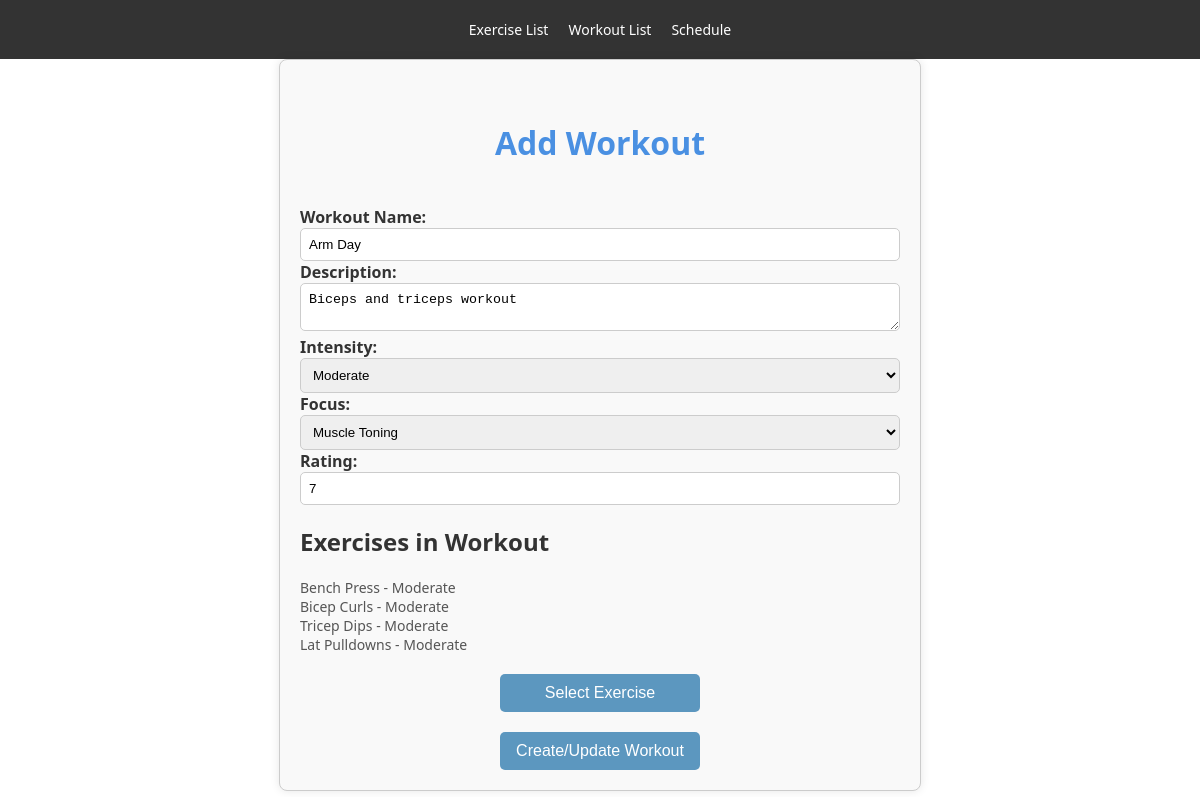
The app's page /workout/4, older data.
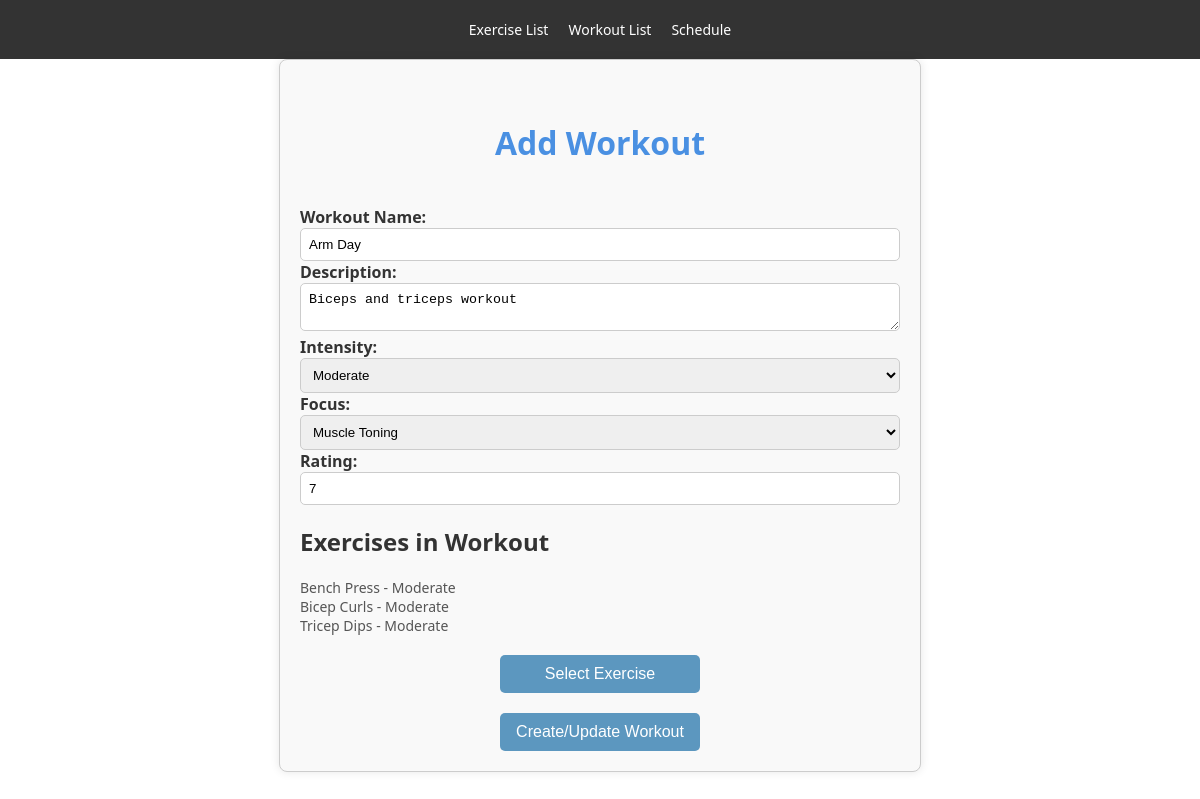
The same page, newer data.
### tables this page shows
CREATE TABLE Workout (
    workout_id INTEGER PRIMARY KEY,
    name TEXT,
    description TEXT,
    rating INTEGER CHECK (rating >= 1 AND rating <= 10),
    focus TEXT CHECK (focus IN ('Strength Training', 'Cardiovascular Health', 'Weight Loss', 'Flexibility', 'Balance and Coordination', 'Endurance Training', 'High-Intensity Interval Training (HIIT)', 'Muscle Toning', 'Core Strengthening', 'Functional Fitness', 'Rehabilitation and Recovery', 'Sports Specific Training', 'Bodybuilding', 'Circuit Training', 'Mind-Body Wellness')),
    intensity TEXT CHECK (intensity IN ('Light', 'Moderate', 'Vigorous'))
);

CREATE TABLE Exercise (
    exercise_id INTEGER PRIMARY KEY,
    name TEXT,
    exercise_detail_id INTEGER,
    rating INTEGER CHECK (rating >= 1 AND rating <= 10),
    intensity TEXT CHECK (intensity IN ('Light', 'Moderate', 'Vigorous')),
    muscle_group TEXT CHECK (muscle_group IN ('Chest', 'Back', 'Shoulders', 'Arms', 'Abdominals', 'Lower Back', 'Hips', 'Thighs', 'Legs', 'Adductors and Abductors')),
    description TEXT,
    FOREIGN KEY (exercise_detail_id) REFERENCES Exercise_Detail(exercise_detail_id)
);

### app.py (the view, shortened to what this page needs)
@app.route('/workout', defaults={'workout_id': None})
@app.route('/workout/<int:workout_id>', methods=['GET', 'POST'])
def workout(workout_id):
    db = get_db()
    if request.method == 'GET':
        if workout_id is not None:
            workout = db.execute("SELECT * FROM Workout WHERE workout_id = ?", (workout_id,)).fetchone()
            if workout:
                workout_exercises = db.execute("""
                    SELECT e.*
                    FROM Exercise e
                    JOIN Exercise_In_Workout eiw ON e.exercise_id = eiw.exercise_id
                    WHERE eiw.workout_id = ?
                """, (workout_id,)).fetchall()
                return render_template('add-workout.html', workout=workout, workout_id=workout_id, exercises=workout_exercises)
            else:
                return redirect(url_for('workout'))
        return render_template('add-workout.html', workout=None, workout_id=None)

### app.py (called while the page is built)
def get_db():
    if 'sqlite_db' not in g:
        g.sqlite_db = sqlite3.connect(DATABASE)
        g.sqlite_db.row_factory = sqlite3.Row
    return g.sqlite_db

### templates/add-workout.html (shortened to what this page needs)
<!DOCTYPE html>
<html lang="en">
<head>
    <link rel="stylesheet" href="{{ url_for('static', filename='styles.css') }}">
</head>
<body>
    <header>
        <nav>
            <ul>
                <li><a href="{{ url_for('exercise_list') }}">Exercise List</a></li>
                <li><a href="{{ url_for('workout_list') }}">Workout List</a></li>
                <li><a href="{{ url_for('schedule') }}">Schedule</a></li>
            </ul>
        </nav>
    </header>
    <form id="workout-form" action="{{ url_for('submit_workout') }}" method="POST">
    <div class="form-container">
        <h1>Add Workout</h1>
        <label for="name">Workout Name:</label>
        <input type="text" id="name" name="name" value="{{ workout.name }}" required>
        <label for="description">Description:</label>
        <textarea id="description" name="description">{{ workout.description }}</textarea>
        <label for="intensity">Intensity:</label>
        <select id="intensity" name="intensity" required>
            <option value="Moderate" {% if workout.intensity == 'Moderate' %} selected {% endif %}>Moderate</option>
        </select>
        <label for="focus">Focus:</label>
        <select id="focus" name="focus" required>
            <option value="Muscle Toning" {% if workout.focus == 'Muscle Toning' %} selected {% endif %}>Muscle Toning</option>
        </select>
        <label for="rating">Rating:</label>
        <input type="number" id="rating" name="rating" min="1" max="10" value="{{ workout.rating }}" required>
        <div id="existing-exercise-container">
            {% if exercises %}
            <h2>Exercises in Workout</h2>
            <ul>
            {% for exercise in exercises %}
                <li>{{ exercise.name }} - {{ exercise.intensity }}</li>
            {% endfor %}
            </ul>
            {% endif %}
        </div>
<button id="select-exercise-button" type="button">Select Exercise</button>
<button type="submit">Create/Update Workout</button>
    </div>
    </form>
</body>
</html>

### static/styles.css (style rules this page uses)
body { font-family: 'Segoe UI', Tahoma, Geneva, Verdana, sans-serif; margin: 0; padding: 0; background-color: #ffffff; color: #333; height: 100vh; }
h1 { color: #4a90e2; text-align: center; padding: 20px 0; }
ul { list-style-type: none; padding: 0; }
li { font-size: 14px; color: #555; }
.form-container { width: 80%; max-width: 600px; margin: 0 auto; padding: 20px; border: 1px solid #ccc; border-radius: 8px; background-color: #f9f9f9; box-shadow: 0 0 10px rgba(0, 0, 0, 0.1); }
.form-container label { font-weight: bold; }
.form-container input, .form-container select, .form-container textarea { width: 100%; padding: 8px; border: 1px solid #ccc; border-radius: 5px; box-sizing: border-box; }
.form-container button { display: block; width: 200px; margin: 20px auto 0; padding: 10px; font-size: 16px; color: #fff; background-color: #5c97bf; border: none; border-radius: 5px; cursor: pointer; text-align: center; text-decoration: none; }
button, .btn { padding: 8px 15px; margin-right: 5px; font-size: 14px; color: #fff; background-color: #5c97bf; border: none; border-radius: 5px; cursor: pointer; }
nav { background: #333; color: #fff; padding: 20px 0; text-align: center; }
nav ul { padding: 0; margin: 0; display: flex; justify-content: center; }
nav ul li { display: inline-block; margin-right: 20px; }
nav ul li:last-child { margin-right: 0; }
nav ul li a { color: #fff; text-decoration: none; }
.input[type="text"], textarea { border: 1px solid #ccc; border-radius: 4px; }

Row changes from the older to the newer data that the page shows:
removed Exercise: name "Lat Pulldowns", intensity "Moderate"
